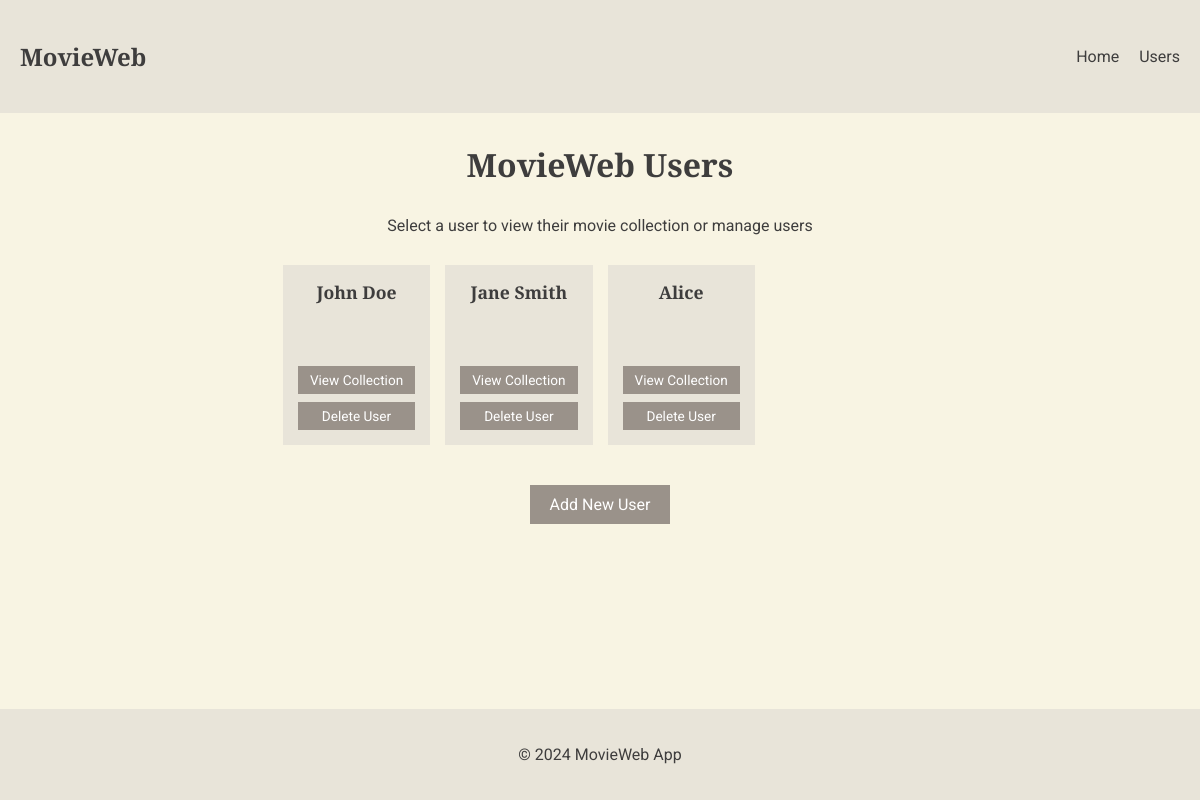
/users, run on an earlier commit of the app's database.
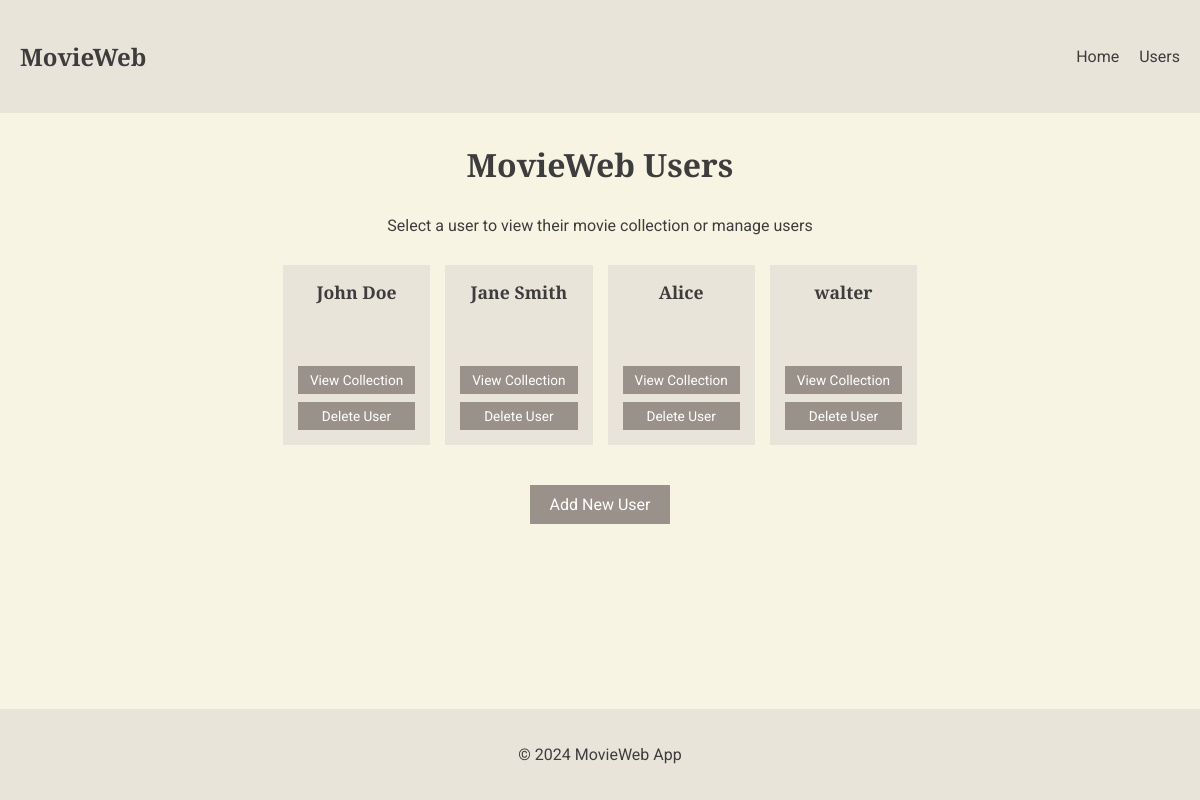
And on a later commit of the database.
### models.py (models this page shows)
class User(Base):
    __tablename__ = 'users'
    id = Column(Integer, primary_key=True)
    name = Column(String(50), nullable=False)
    movies = relationship("Movie", back_populates="user")
    reviews = relationship("Review", back_populates="user")

### app.py (the view)
@app.route('/users')
def list_users():
    try:
        session = Session()
        users = session.query(User).all()
        return render_template('users.html', users=users)
    except Exception as e:
        logger.error(f"Error in list_users: {str(e)}")
        logger.error(traceback.format_exc())
        abort(500)
    finally:
        session.close()

### templates/users.html (shortened to what this page needs)
{% extends "base.html" %}
{% block content %}
<h1 style="text-align: center; margin: 30px 0;">MovieWeb Users</h1>
<p style="text-align: center; margin-bottom: 30px;">Select a user to view their movie collection or manage users</p>
<div class="user-grid">
    {% for user in users %}
    <div class="user-card-wrapper">
        <div class="user-card">
            <h3>{{ user.name }}</h3>
            <div class="button-group">
                <a href="{{ url_for('user_movies', user_id=user.id) }}" class="btn">View Collection</a>
                <form action="{{ url_for('delete_user', user_id=user.id) }}" method="post">
                    <button type="submit" class="btn" onclick="return confirm('Are you sure you want to delete {{ user.name }} and all their movies?');">
                        Delete User
                    </button>
                </form>
            </div>
        </div>
    </div>
    {% endfor %}
</div>
<div class="add-user-container">
    <a href="{{ url_for('add_user') }}" class="btn add-user-btn">Add New User</a>
</div>
{% endblock %}

### templates/base.html (shortened to what this page needs)
<!DOCTYPE html>
<html lang="en">
<head>
</head>
<body>
    <header>
        <div class="container">
            <nav>
                <h1><a href="{{ url_for('home') }}" style="text-decoration: none; color: var(--text-color);">MovieWeb</a></h1>
                <ul>
                    <li><a href="{{ url_for('home') }}">Home</a></li>
                    <li><a href="{{ url_for('list_users') }}">Users</a></li>
                </ul>
            </nav>
        </div>
    </header>
    <main class="container">
        {% block content %}{% endblock %}
    </main>
    <footer>
        <p>&copy; 2024 MovieWeb App</p>
    </footer>
</body>
</html>

### templates/base.html (style rules this page uses)
:root { --cream-color: #F8F4E3; --light-pastel: #E8E4D9; --dark-pastel: #B2A89F; --text-color: #3E3D3D; }
html, body { height: 100%; }
body { font-family: 'Roboto', sans-serif; background-color: var(--cream-color); color: var(--text-color); margin: 0; padding: 0; display: flex; flex-direction: column; }
.container { max-width: 1200px; margin: 0 auto; padding: 0 20px; }
header { background-color: var(--light-pastel); padding: 20px 0; }
nav { display: flex; justify-content: space-between; align-items: center; }
nav ul { list-style-type: none; display: flex; gap: 20px; margin: 0; padding: 0; }
nav a { text-decoration: none; color: var(--text-color); }
h1, h2, h3 { font-family: 'Playfair Display', serif; }
.btn { background-color: var(--dark-pastel); color: white; padding: 10px 20px; text-decoration: none; display: inline-block; border: none; cursor: pointer; font-family: 'Roboto', sans-serif; font-size: 16px; transition: background-color 0.3s ease; }
main { flex: 1 0 auto; }
footer { flex-shrink: 0; text-align: center; padding: 20px 0; margin-top: 50px; background-color: var(--light-pastel); }

### templates/users.html (style rules this page uses)
.user-grid { display: grid; grid-template-columns: repeat(5, 1fr); gap: 15px; margin: 0 15px 70px; }
.user-card-wrapper { height: 150px; }
.user-card { background-color: var(--light-pastel); padding: 15px; text-align: center; display: flex; flex-direction: column; justify-content: space-between; height: 100%; }
.user-card h3 { margin: 0 0 8px 0; font-size: 1.1em; }
.button-group { display: flex; flex-direction: column; gap: 8px; }
.user-card .btn, .user-card form .btn { padding: 6px 12px; font-size: 0.85em; width: 100%; background-color: #9A928A; color: white; border: none; cursor: pointer; box-sizing: border-box; }
.user-card form { margin: 0; width: 100%; }
.add-user-container { text-align: center; margin-top: 30px; }
.add-user-btn { display: inline-block; padding: 10px 20px; font-size: 1em; background-color: #9A928A; color: white; text-decoration: none; border: none; cursor: pointer; }
@media (max-width: 1200px) { .user-grid { grid-template-columns: repeat(4, 1fr); } }

What changed in the data, as far as the page shows it:
added User: name "walter"
